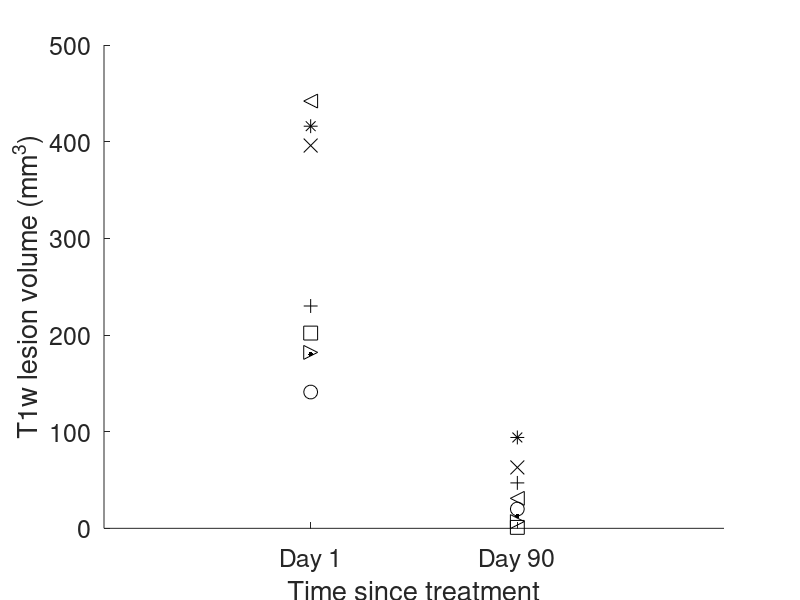

Write MATLAB code to recreate this figure.
%LESION VOLUME FIGURE, 051518
%copied from google sheet MRGFUS/Lesion Volume - Working
%https://docs.google.com/spreadsheets/d/1hkB76ZZJLdYTov6ueGIEtb-8jEMdD2Ieg6oPrHuvnoA/edit?usp=sharing
data1=[1	230
1	141
1	416
1	180
1	442
1	182
1	202
1	396];
data2=[2	47
2	20
2	94
2	13
2	31
2	7
2	1
2	63];

colours = {'k','k','k','k','k','k','k','k'};
markers = {'+','o','*','.','<','>','square','x'};
figure
hold
for i=1:length(data1)
scatter(data1(i,1),data1(i,2),100,colours{i},markers{i});
scatter(data2(i,1),data2(i,2),100,colours{i},markers{i});
end
set(gca,'fontsize', 18);

axis([0 3 0 500]);
xticks([1 2]);
xticklabels({'Day 1','Day 90'});
xlabel('Time since treatment');
ylabel('T1w lesion volume (mm^3)');